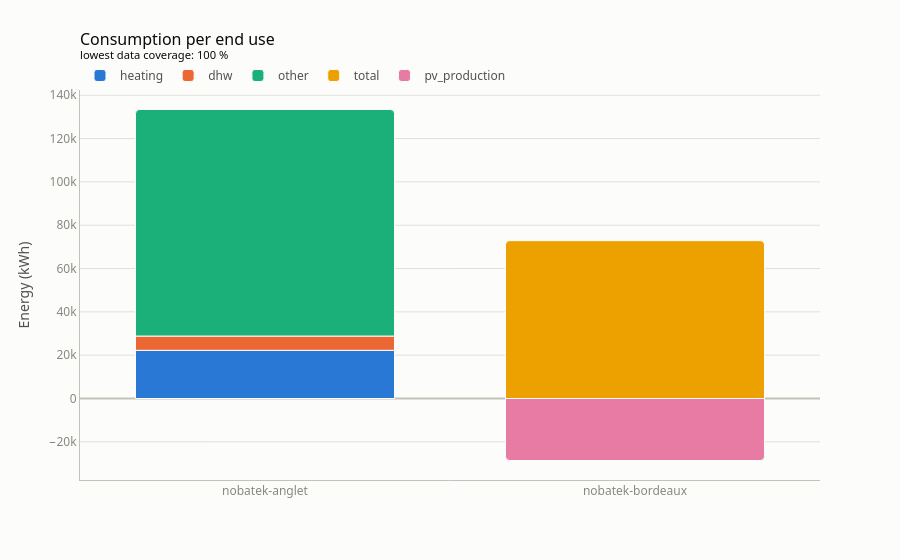

The notebook cell saved with this chart:
### Code cell
sites.plot.consumption(**year, by="end_use", breakdown=True)

### Figure 1 — Plotly figure (JSON) as saved in the notebook; plotly's stock layout.template omitted (floating-point values rounded to 4 significant figures)
{"data": [{"hovertemplate": "%{x}: %{y:,.0f} kWh<extra>heating</extra>", "marker": {"color": "#2a78d6", "line": {"color": "#fcfcfb", "width": 1}}, "name": "heating", "x": ["nobatek-anglet", "nobatek-bordeaux"], "y": [22240.0, NaN], "type": "bar"}, {"hovertemplate": "%{x}: %{y:,.0f} kWh<extra>dhw</extra>", "marker": {"color": "#eb6834", "line": {"color": "#fcfcfb", "width": 1}}, "name": "dhw", "x": ["nobatek-anglet", "nobatek-bordeaux"], "y": [6588.0, NaN], "type": "bar"}, {"hovertemplate": "%{x}: %{y:,.0f} kWh<extra>other</extra>", "marker": {"color": "#1baf7a", "line": {"color": "#fcfcfb", "width": 1}}, "name": "other", "x": ["nobatek-anglet", "nobatek-bordeaux"], "y": [104600.0, NaN], "type": "bar"}, {"hovertemplate": "%{x}: %{y:,.0f} kWh<extra>total</extra>", "marker": {"color": "#eda100", "line": {"color": "#fcfcfb", "width": 1}}, "name": "total", "x": ["nobatek-anglet", "nobatek-bordeaux"], "y": [NaN, 72870.0], "type": "bar"}, {"hovertemplate": "%{x}: %{y:,.0f} kWh<extra>pv_production</extra>", "marker": {"color": "#e87ba4", "line": {"color": "#fcfcfb", "width": 1}}, "name": "pv_production", "x": ["nobatek-anglet", "nobatek-bordeaux"], "y": [NaN, -28620.0], "type": "bar"}], "layout": {"title": {"font": {"size": 16, "color": "#0b0b0b"}, "text": "Consumption per end use<br><sup>lowest data coverage: 100 %</sup>", "x": 0, "xref": "paper", "xanchor": "left"}, "font": {"family": "system-ui, -apple-system, \"Segoe UI\", sans-serif", "size": 12, "color": "#52514e"}, "legend": {"orientation": "h", "yanchor": "bottom", "y": 1.0, "x": 0, "title": {}, "traceorder": "normal"}, "hoverlabel": {"font": {"color": "#0b0b0b", "family": "system-ui, -apple-system, \"Segoe UI\", sans-serif"}, "bgcolor": "#fcfcfb"}, "margin": {"t": 90}, "paper_bgcolor": "#fcfcfb", "plot_bgcolor": "#fcfcfb", "bargap": 0.3, "barcornerradius": 4, "xaxis": {"tickfont": {"color": "#898781"}, "title": {"font": {"color": "#52514e"}}, "gridcolor": "#e1e0d9", "linecolor": "#c3c2b7", "zerolinecolor": "#c3c2b7", "showgrid": false}, "yaxis": {"tickfont": {"color": "#898781"}, "title": {"font": {"color": "#52514e"}, "text": "Energy (kWh)"}, "gridcolor": "#e1e0d9", "linecolor": "#c3c2b7", "zerolinecolor": "#c3c2b7", "showgrid": true}, "barmode": "relative"}}
